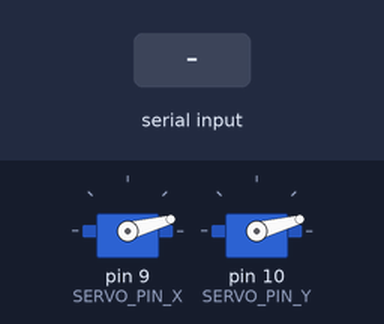
Bench run of a sketch on a simulated Arduino Uno, built with avr-gcc and run on an emulated ATmega328P. Parts: 2 × servo. The inputs (shaded band) are chosen by the test bench.

Above: at 2.2 s.
2.3 s: "90,45,200\n" received over Serial
At 2.7 s:
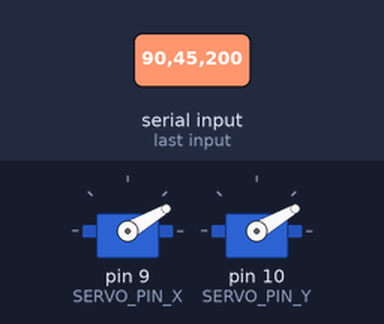
3.8 s: "90\n" received over Serial
At 6.3 s:
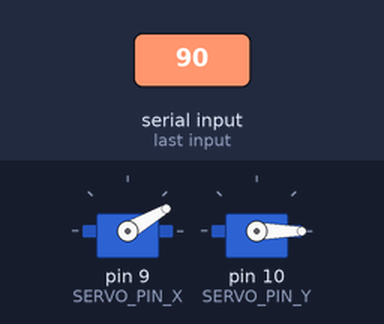
6.8 s: "1,90\n" received over Serial
At 9.0 s:
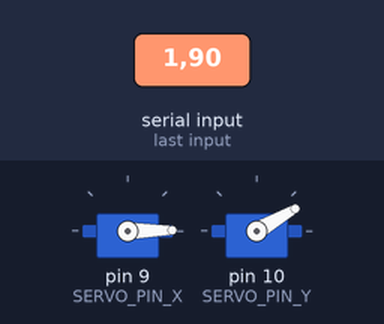
9.3 s: "30,150,10\n" received over Serial
At 10.4 s:
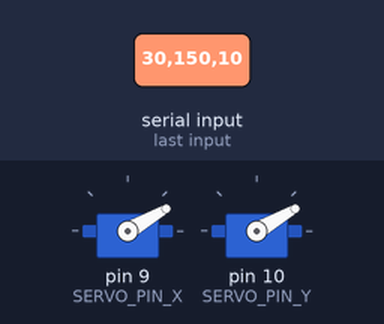
10.8 s: "200\n" received over Serial
At 14.1 s:
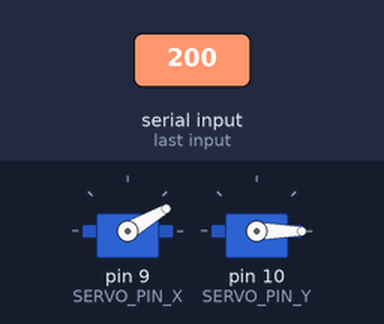
Timing chart, 0 to 14.8 s (numbered marks = the images above; inputs shaded):
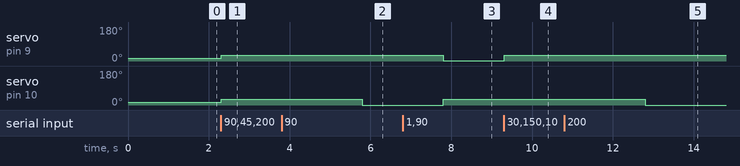

Measured:
- after the input at 2.3 s, servo on pin 9 (SERVO_PIN_X), servo on pin 10 (SERVO_PIN_Y): 15° → 30° at once
- after the input at 3.8 s, servo on pin 10 (SERVO_PIN_Y): 30° → 0° after 2.0 s
- after the input at 6.8 s, servo on pin 9 (SERVO_PIN_X): 30° → 1° after 1.0 s; servo on pin 10 (SERVO_PIN_Y): 0° → 30° after 1.0 s
- after the input at 9.3 s, servo on pin 9 (SERVO_PIN_X): 1° → 30° at once
- after the input at 10.8 s, servo on pin 10 (SERVO_PIN_Y): 30° → 0° after 2.0 s

The sketch:

servo_1.ino
```cpp
#include <Servo.h>

#define SERVO_PIN_X 9
#define SERVO_PIN_Y 10
#define LIGHT_PIN 3

Servo servo_x;
Servo servo_y;

// incoming command should be "positionX,positionY,brightness,"

void setup()
{
  servo_x.attach(SERVO_PIN_X);
  servo_y.attach(SERVO_PIN_Y);

  servo_x.write(15); //move to default position
  servo_y.write(15);

  Serial.begin(9600);
  delay(1000);
}

void loop()
{

  int msg_x,msg_y,msg_brightness;
  if(Serial.available() >0)
  {
    msg_x = Serial.parseInt();
    msg_y = Serial.parseInt();
    msg_brightness = Serial.parseInt();
    Serial.read(); // flush last ',' from serial buffer,

    msg_x = constrain(msg_x,0,30); // servo should rotate between 0 and 30 deg,
    msg_y = constrain(msg_y,0,30);
    msg_brightness = constrain(msg_brightness,0,255);

    servo_x.write(msg_x);
    servo_y.write(msg_y);

    //analogWrite(3, msg_bightness);
  }
  //delay(1);
}
```
